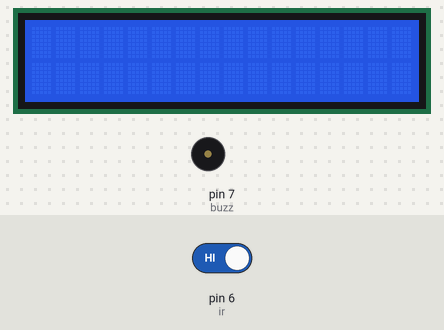
A sketch run on a simulated Arduino Uno, built with avr-gcc and run on an emulated ATmega328P. On the bench: 16×2 character LCD, buzzer (waves = sounding, pin HIGH). The inputs (shaded band) are chosen by the test bench; at power-on: pin 6 (ir) HIGH.

Above: at 1.2 s.
1.3 s: pin 6 (ir) driven LOW
At 1.44 s:
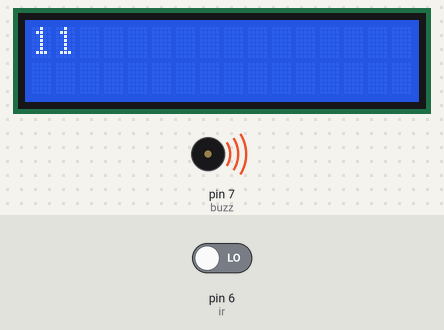
At 1.85 s:
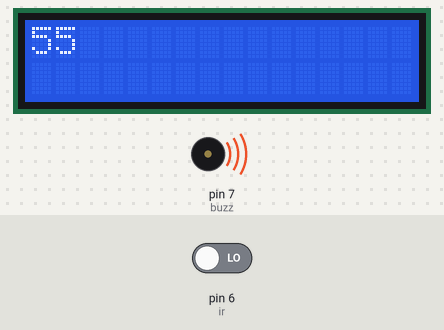
Timing chart, 0 to 4.3 s (numbered marks = the images above; inputs shaded):
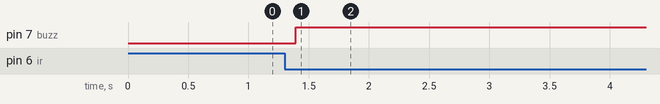

The sketch:

Code11.ino
```cpp
// (licence header left out)
//Q3 Write an Arduino Program to print the number obstraction detected by IR sensor.

#include <LiquidCrystal.h>

LiquidCrystal lcd(12, 11, 5, 4, 3, 2);
int ir=6, count, buzz=7;
void setup ()
{
  pinMode (ir, INPUT);
  pinMode (buzz, OUTPUT);
  lcd.begin(16,2);
}
void loop ()
{
  if (digitalRead(6)==LOW)
  {
    count++;
    lcd.print(count);
    digitalWrite(buzz,HIGH);
    lcd.print(count);
  }
  delay (100);
  lcd.clear();
}
```

Measured:
- after the input at 1.3 s, pin 7 (buzz): LOW → HIGH after 0.09 s; the display: changes after 0.09 s (image 1)
